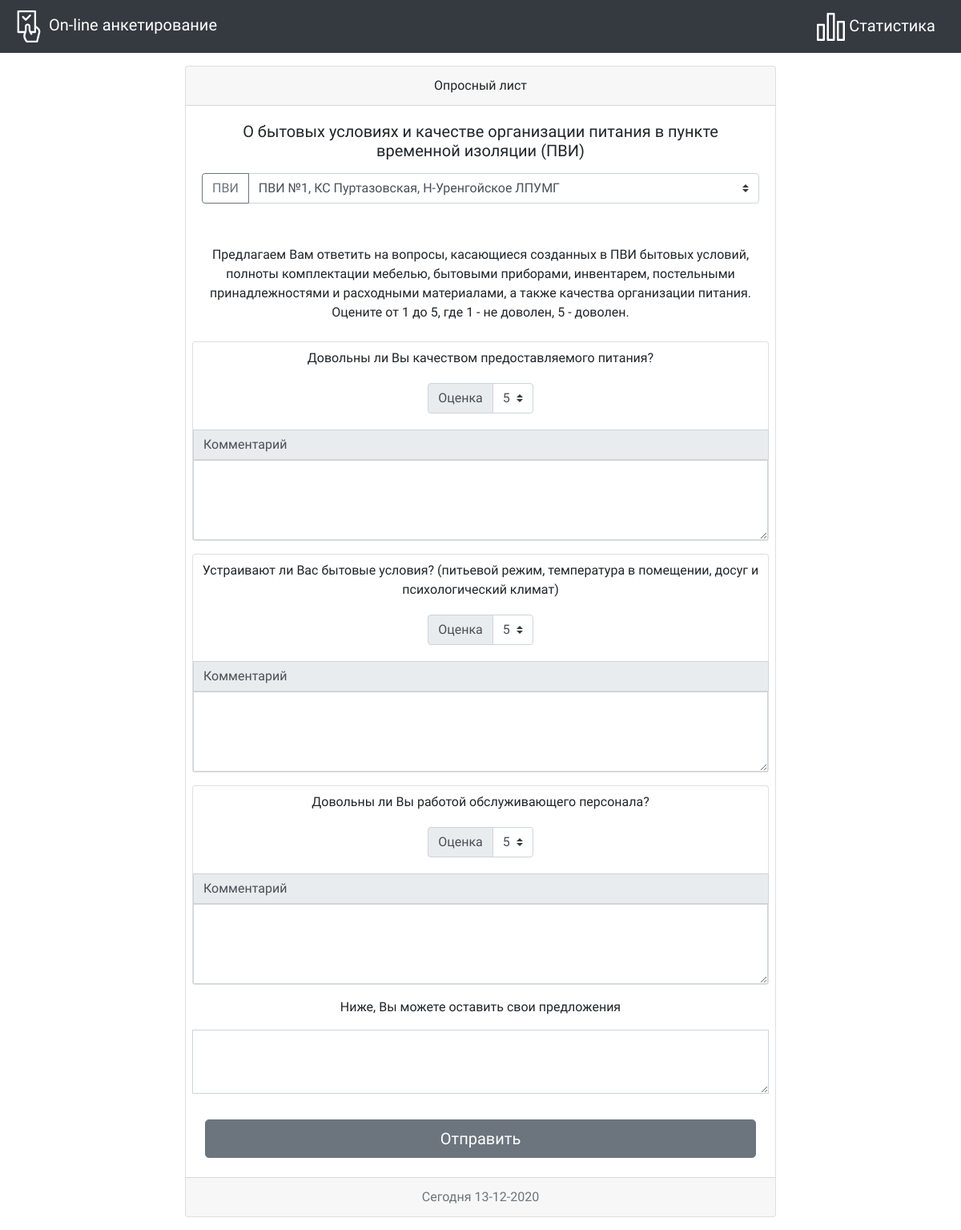
The page / on the database its author committed.
### voting/models.py (models this page shows)
class Список_вопросов(models.Model):
    question_text = models.TextField()
    date = models.DateField()
    def __str__(self):
        return self.question_text

### voting/views.py (the view)
# urls.py: path("", index, name="main"),
def index(request):
    if request.method == "POST":
        vote_date = request.COOKIES['vote_date']
        date = Дата_окончания_голосования.objects.all()
        tmp = vote_date_check(request, date)
        upd_date = False
        if not tmp[0]:
            upd_date = True
        else:
            pass
        try:
            isVote = request.COOKIES['isVote']
            if isVote and tmp[0]:
                data = {
                "link" : settings.INDEX_LINK,
                "text" : "Вы уже голосовали",
                }
                response = HttpResponse(render(request, "answer.html", context=data))
                if upd_date:
                    response.set_cookie("end_date", tmp[1], max_age=60*60*24*60)  # утстановка в куки даты голосвания для проверки е изменения
                else:
                    response.set_cookie("end_date", tmp[1], max_age=60*60*24*60)  # утстановка в куки даты голосвания для проверки е изменения
                return response
        except:
            pass
        end_date = str(date[0])
        num_1_day, num_1_mounth, = int(vote_date[3:]), int(vote_date[:2])
        num_2_day, num_2_mounth, = int(end_date[8:10]), int(end_date[5:7])
        if num_1_mounth <= num_2_mounth:
            if num_1_day <= num_2_day and num_1_mounth == num_2_mounth:
                status = "OK"
            elif num_1_mounth < num_2_mounth:
                status = "OK"
            else:
                status = "NOT_OK"
        else:
                status = "NOT_OK"
        if status == "NOT_OK":
            data = {
            "link" : settings.INDEX_LINK,
            "text" : "Данный опрос завершился " + end_date,
            }
            response = HttpResponse(render(request, "answer.html", context=data))
            if upd_date:
                d1 = datetime.datetime.strptime(str(num_1_day)+"."+ str(num_1_mounth) +".2020", "%d.%m.%Y") # vote day
                d2 = datetime.datetime.strptime(str(num_2_day)+"."+ str(num_2_mounth) +".2020", "%d.%m.%Y") # end of vote day
                days_expire = (d2-d1).days
                response.set_cookie("end_date", tmp[1], max_age=60*60*24*days_expire)  # утстановка в куки даты голосвания для проверки е изменения
            else:
                response.set_cookie("end_date", str(num_2_day)+"."+ str(num_2_mounth), max_age=60*60*24)  # утстановка в куки даты голосвания для проверки е изменения
            return response
        else:
            d1 = datetime.datetime.strptime(str(num_1_day)+"."+ str(num_1_mounth) +".2020", "%d.%m.%Y") # vote day
            d2 = datetime.datetime.strptime(str(num_2_day)+"."+ str(num_2_mounth) +".2020", "%d.%m.%Y") # end day для расчета длительнсти куки
            days_expire = (d2 - d1).days
            questions_query = Список_вопросов.objects.all()
            questions_list = []
            for question in questions_query:
                questions_list.append(question.question_text)
            try:
                answers_list = []
                comment_list = []
                for el in questions_list:
                    answers_list.append(request.POST[el+'_mark'])
                    comment_temp = str(request.POST[el+'_comment'])
                    if comment_temp == '': comment_list.append('None')
                    else : comment_list.append(comment_temp)
            except MultiValueDictKeyError:
                pass
            results = []
            unique_id = random.randint(0, 300000)
            try:
                for i in range(len(answers_list)):
                    results.append([questions_list[i], answers_list[i], comment_list[i]])
                    Список_ответов(Вопрос=questions_list[i], Оценка=answers_list[i], unique_key=unique_id, Комментарий=comment_list[i], ПВИ=str(request.POST['select_pvi'])).save()
            except:
                pass
            if str(request.POST['wishes_text']) != '': Общие_комментарии(unique_key=unique_id, Пожелание=str(request.POST['wishes_text'])).save()
            data = {
                "link" : settings.INDEX_LINK,
                "days_expire" : "До конца опроса осталось " +str(days_expire)+ " суток",
                "date" : num_2_mounth,
                "a" : results,
            }#2020-11-18
            response = HttpResponse(render(request, "answer.html", context=data))
            if days_expire > 0:
                response.set_cookie("isVote", True, max_age=60*60*24*days_expire)
                if upd_date:
                    response.set_cookie("end_date", tmp[1], max_age=60*60*24*days_expire)  # утстановка в куки даты голосвания для проверки е изменения
                else:
                    response.set_cookie("end_date", str(num_2_day)+"."+ str(num_2_mounth), max_age=60*60*24*days_expire)  # утстановка в куки даты голосвания для проверки е изменения
            else:
                response.set_cookie("isVote", True, max_age=60*60*10)
            return response
    else:
        now = datetime.datetime.now()
        questions_list = Список_вопросов.objects.all()
        PVI_list = Список_ПВИ.objects.all()
        data = {
            "PVI" : PVI_list,
            "questions_list" : questions_list,
            "current_date" : now.strftime("%d-%m-%Y"),
        }
        return render(request, "index.html", context=data)

### voting/models.py (called while the page is built)
    def __str__(self):
        return str(self.Название_ПВИ)

### templates/index.html (shortened to what this page needs)
{% extends "base.html" %}
{% block content %}
    <div style="margin-right: 0; margin-left: 0;" class="row">
        <div class="col-md-2"></div>
        <div class="col-md-8">
            <form method="POST">
            <div class="card text-center m-3">
            <div class="card-header">
                Опросный лист
            </div>
            <div class="card-body">
                <h5 class="card-title">О бытовых условиях и качестве организации питания в пункте временной изоляции (ПВИ)</h5>
                <p class="card-text">
                <div class="input-group mb-3">
                <div class="input-group mb-3">
                <div class="input-group-prepend">
                    <button class="btn btn-outline-secondary" type="button">ПВИ</button>
                </div>
                <select name="select_pvi" class="custom-select" id="inputGroupSelect03" >
                    {% for pv in PVI %}
                        <option value="{{ pv }}">{{ pv }}</option>
                    {% endfor %}
                </select>
                </div>
                </p>
            </div>
            </div>
            <p class="card-text">Предлагаем Вам ответить на вопросы, касающиеся созданных в ПВИ бытовых условий, полноты комплектации мебелью, бытовыми приборами, инвентарем, постельными принадлежностями и расходными материалами, а также качества организации питания. Оцените от 1 до 5, где 1 - не доволен, 5 - доволен.</p>
            {% for question in questions_list %}
                <div class="card text-center m-2">
                    <p class="card-text m-2">{{ question }}</p>
                    <div style="display: flex; justify-content: center; margin-top: -25px;" class="card-body">
                        <div class="row mt-3">
                            <div class="col-12">
                                <div class="input-group">
                                    <div class="input-group-prepend">
                                    <label class="input-group-text" for="inputGroupSelect01">Оценка</label>
                                    </div>
                                    <select name="{{question}}_mark" class="custom-select">
                                        <option value="5">5</option>
                                    </select>
                                </div>
                            </div>
                        </div>
                    </div>
                    <div class="input-group-prepend">
                            <span style="width: 100%; border-radius: 0;" class="input-group-text">Комментарий</span>
                    </div>
                    <textarea name="{{question}}_comment"  style="width: 100%; border-radius: 0; min-height: 100px;" class="form-control" aria-label="With textarea"></textarea>
                </div>
            {% endfor %}
            <div class="m-2">
                <p class="card-text"> Ниже, Вы можете оставить свои предложения</p>
                <textarea name="wishes_text" style="width: 100%; border-radius: 0; min-height: 80px;" class="form-control" aria-label="With textarea"></textarea>
            </div>
            <button id="send" value="Send" type="submit" class="btn btn-secondary btn-lg m-4">Отправить</button>
            <div class="card-footer text-muted">
                Сегодня {{ current_date }}
            </div>
            </div>
        </div>
{% endblock content %}

### templates/base.html (shortened to what this page needs)
<!DOCTYPE html>
{% load static %}
<html lang="en">
  <head>
    <link rel="stylesheet" href="https://maxcdn.bootstrapcdn.com/bootstrap/4.0.0/css/bootstrap.min.css">
    <link rel="stylesheet" href="{% static "css/styles.css" %}" />
  </head>
  <body>
  {% block nav%}
  <nav class="navbar navbar-dark bg-dark">
        <a class="navbar-brand" href="{{ link }}admin_stats">
            <img src="{% static "images/vote.svg" %}" width="40" height="40" alt="Logo">
            {% block headerName %}
              <span class="mt-2"> On-line анкетирование </span>
            {% endblock headerName %}
        </a>
        {% block headerStat %}
          <a class="navbar-brand" href="{{ link }}users_stats">
              <img src="{% static "images/stats.svg" %}" width="35" height="35" alt="Stats">
              Статистика
          </a>
        {% endblock headerStat %}
    </nav>
  {% endblock nav %}
    {% block content%}{% endblock content %}
  </body>
</html>

### static/css/styles.css (style rules this page uses)
* { padding: 0; margin: 0; }
body { font-family: Comfortaa; overflow-x: hidden; }
a { color: #6c757d; outline: none; }

### rows shown on the page
Список_вопросов: question_text "Довольны ли Вы качеством предоставляемого питания?", question_text "5"
Список_вопросов: question_text "Устраивают ли Вас бытовые условия? (питьевой режим, температура в помещении, досуг и психологический климат)", question_text "5"
Список_вопросов: question_text "Довольны ли Вы работой обслуживающего персонала?", question_text "5"

### other values the page prints
form field select_pvi "ПВИ №1, КС Пуртазовская, Н-Уренгойское ЛПУМГ"
